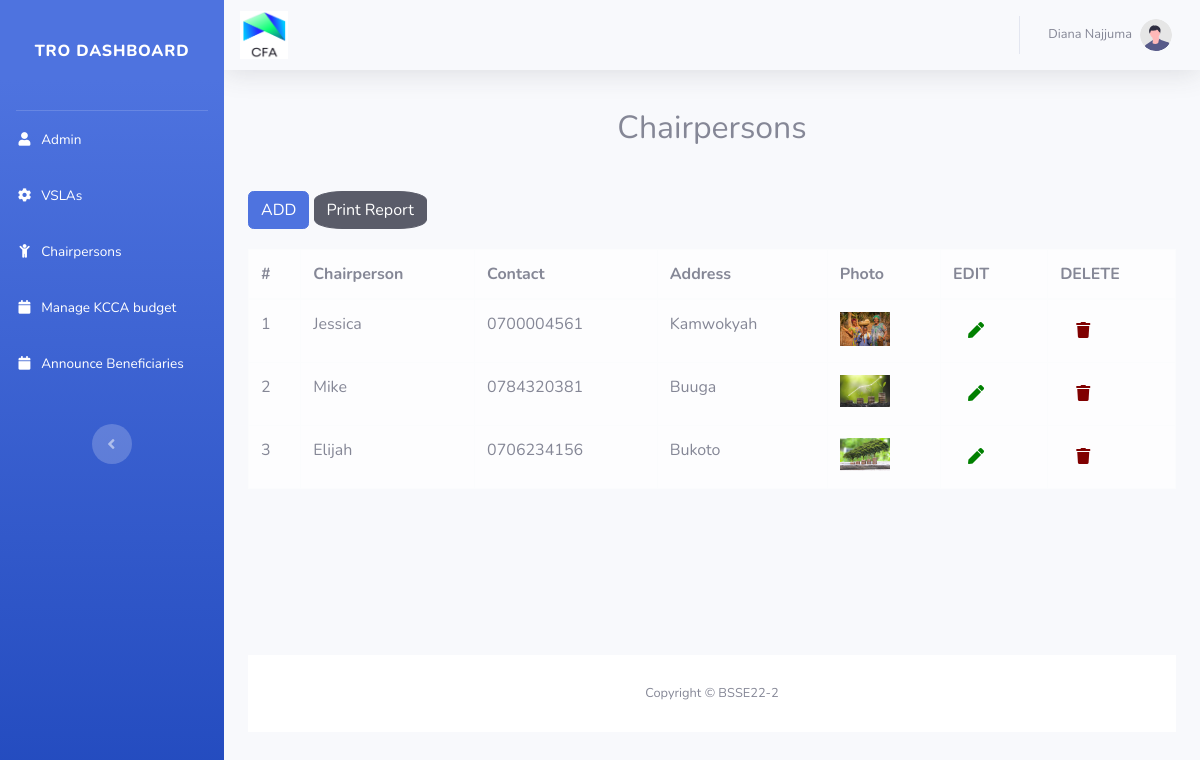
Page /tro/viewchair.php (signed in) on the committed database.
### tables this page shows
CREATE TABLE `tbl_chairperson` (
  `id` int(11) NOT NULL,
  `name` varchar(11) NOT NULL,
  `contact` varchar(25) NOT NULL,
  `address` varchar(11) NOT NULL,
  `image_url` text NOT NULL
);

### tro/viewchair.php (the view, shortened to what this page needs)
<?php
include('security.php');
include('includes/header.php');
include('includes/navbar.php');
include('includes/topbar.php');
?>
<div class="container">
    <h2 align="center" class="mb-4" style="padding-top:15px; padding-bottom:20px"> Chairpersons </h2>
    <div class="table-responsive">
        <?php
        $query = "SELECT * FROM tbl_chairperson";
        $query_run = mysqli_query($connection, $query);
        $counter = 1;
        ?>
        <a href="newchair.php" class="btn btn-primary" style=" margin-bottom: 20px;" data-toggle="modal" data-target="#chairModal"> ADD </a>
        <a href="report.php" target="_blank" class="btn btn-dark" style="margin-bottom: 20px; border-radius: 25%;"> Print Report </a>
        <table class="table table-bordered table-light table-stripped" id="dataTable" width="100%" cellspacing="0">
            <thead>
                <tr>
                    <th>#</th>
                    <th> Chairperson </th>
                    <th> Contact </th>
                    <th> Address </th>
                    <th> Photo </th>
                    <th> EDIT </th>
                    <th> DELETE </th>
                </tr>
            </thead>
            <tbody>
                <?php
                if (mysqli_num_rows($query_run) > 0) {
                    while ($row = mysqli_fetch_assoc($query_run)) {
                ?>
                        <tr>
                            <td><?php echo $counter ?></td>
                            <td><?php echo $row['name']; ?></td>
                            <td><?php echo $row['contact']; ?></td>
                            <td><?php echo $row['address']; ?></td>
                            <td><img width="50" src="uploads/<?= $row['image_url'] ?>"></td>
                            <td>
                                <form action="editchair.php" method="POST">
                                    <button type="submit" name="editbtn" class="btn btn-link">
                                        <i style="color: green !important; cursor:pointer !important;" class="fas fa-fw fa-pen"></i>
                                    </button>
                                </form>
                            </td>
                            <td>
                                <form action="viewchair.php" method="POST">
                                    <button type="submit" name="deletebtn" class="btn btn-link">
                                        <i style="color: maroon !important; cursor:pointer !important;" type="submit" name="deletebtn" class="fas fa-fw fa-trash"></i>
                                    </button>
                                </form>
                            </td>
                        </tr>
                <?php
                        $counter++;
                    }
                } else {
                    echo "no record found";
                }
                ?>
            </tbody>
        </table>
    </div>
    <?php
    include('includes/footer.php');
    ?>

### rows in the picture
tbl_chairperson: name "Jessica", contact "0700004561", address "Kamwokyah", image_url (picture)
tbl_chairperson: name "Mike", contact "0784320381", address "Buuga", image_url (picture)
tbl_chairperson: name "Elijah", contact "0706234156", address "Bukoto", image_url (picture)

### other values in the picture
$firstname "Diana"
$lastname "Najjuma"
